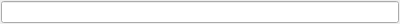
<?xml version="1.0" encoding="UTF-8"?>
<ui version="4.0">
 <class>FaceFXRollout</class>
 <widget class="QWidget" name="FaceFXRollout">
  <property name="geometry">
   <rect>
    <x>0</x>
    <y>0</y>
    <width>400</width>
    <height>24</height>
   </rect>
  </property>
  <property name="windowTitle">
   <string>FaceFX:</string>
  </property>
  <layout class="QVBoxLayout" name="verticalLayout">
   <property name="spacing">
    <number>0</number>
   </property>
   <property name="leftMargin">
    <number>1</number>
   </property>
   <property name="topMargin">
    <number>1</number>
   </property>
   <property name="rightMargin">
    <number>1</number>
   </property>
   <property name="bottomMargin">
    <number>1</number>
   </property>
   <item>
    <widget class="QLineEdit" name="txtFaceFX"/>
   </item>
  </layout>
 </widget>
 <resources/>
 <connections/>
</ui>
